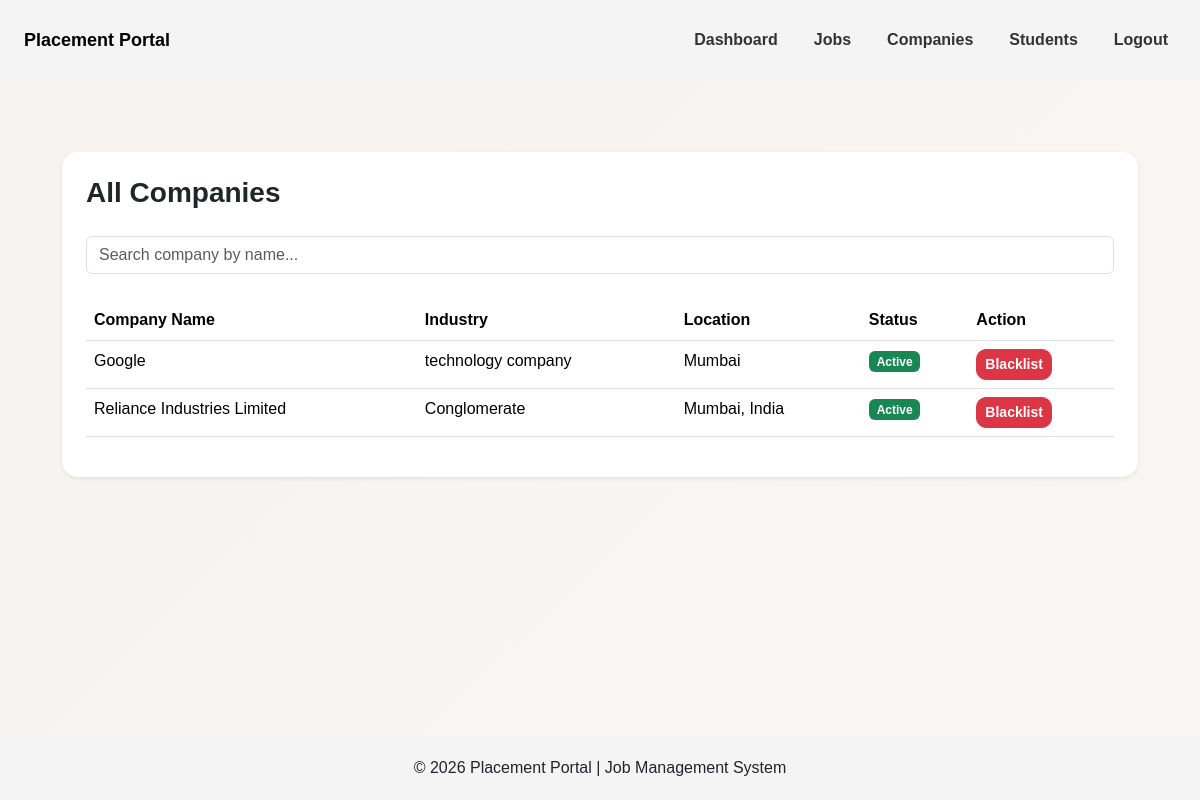
Screenshot of /admin_companies (signed in) with the database file from the repository.
### app.py (models this page shows)
class Company(db.Model):
    __tablename__ = "companies"
    id = db.Column(db.Integer, primary_key=True)
    user_id = db.Column(db.Integer,db.ForeignKey("users.id"),nullable=False)
    company_name = db.Column(db.String(100))
    industry = db.Column(db.String(100))
    location = db.Column(db.String(100))
    website = db.Column(db.String(200))
    company_size = db.Column(db.String(50))
    hr_name = db.Column(db.String(100))
    hr_email = db.Column(db.String(120))
    description = db.Column(db.Text)
    is_blacklisted = db.Column(db.Boolean, default=False)
    jobs = db.relationship("Job",back_populates="company")

### app.py (the view)
@app.route("/admin_companies")
def admin_companies():
    if "id" not in session:
        return redirect("/login")
    user = User.query.get(session["id"])
    if user.role != "admin":
        return "Access denied"
    query = request.args.get("query")
    if query:
        companies = Company.query.filter(
            Company.company_name.ilike(f"%{query}%")
        ).all()
    else:
        companies = Company.query.all()
    return render_template(
        "admin_companies.html",
        companies=companies
    )

### templates/admin_companies.html
{% extends "base.html" %}
{% block content %}
<div class="container mt-5" style="max-width:1100px;">
    <div class="card shadow-sm border-0 p-4 rounded-4">
        <h3 class="fw-bold mb-3">All Companies</h3>
        <form method="GET" action="/admin_companies" class="mb-3">
            <input type="text"
                    name="query"
                    placeholder="Search company by name..."
                    class="form-control">
        </form>
        <table class="table table-hover">
            <thead>
                <tr>
                    <th>Company Name</th>
                    <th>Industry</th>
                    <th>Location</th>
                    <th>Status</th>
                    <th>Action</th>
                </tr>
            </thead>
            <tbody>
            {% for c in companies %}
            <tr>
                <td>{{ c.company_name }}</td>
                <td>{{ c.industry }}</td>
                <td>{{ c.location }}</td>
                <td>
                    {% if c.is_blacklisted %}
                        <span class="badge bg-danger">Blacklisted</span>
                    {% else %}
                        <span class="badge bg-success">Active</span>
                    {% endif %}
                </td>
                <td>
                    <a href="/toggle_blacklist_company/{{ c.id }}"
                       class="btn btn-sm {% if c.is_blacklisted %}btn-success{% else %}btn-danger{% endif %}">
                        {% if c.is_blacklisted %}
                            Unblacklist
                        {% else %}
                            Blacklist
                        {% endif %}
                    </a>
                </td>
            </tr>
            {% endfor %}
            </tbody>
        </table>
    </div>
</div>
{% endblock %}

### static/style.css (style rules this page uses)
html, body { height: 100%; margin: 0; font-family: Arial, sans-serif; background: linear-gradient(135deg, #f5f3ef, #f8f7f4); }
body { min-height: 100vh; display: flex; flex-direction: column; }
input, select { width: 100%; padding: 12px; margin: 10px 0; border: 1px solid #e5e5e5; border-radius: 10px; background: #fafafa; box-sizing: border-box; }
.card { border-radius: 14px; transition: 0.3s; }
.btn { border-radius: 10px; font-weight: 600; }

### rows the page displays
Company: company_name "Google", industry "technology company", location "Mumbai", is_blacklisted "Active"
Company: company_name "Reliance Industries Limited", industry "Conglomerate", location "Mumbai, India", is_blacklisted "Active"
